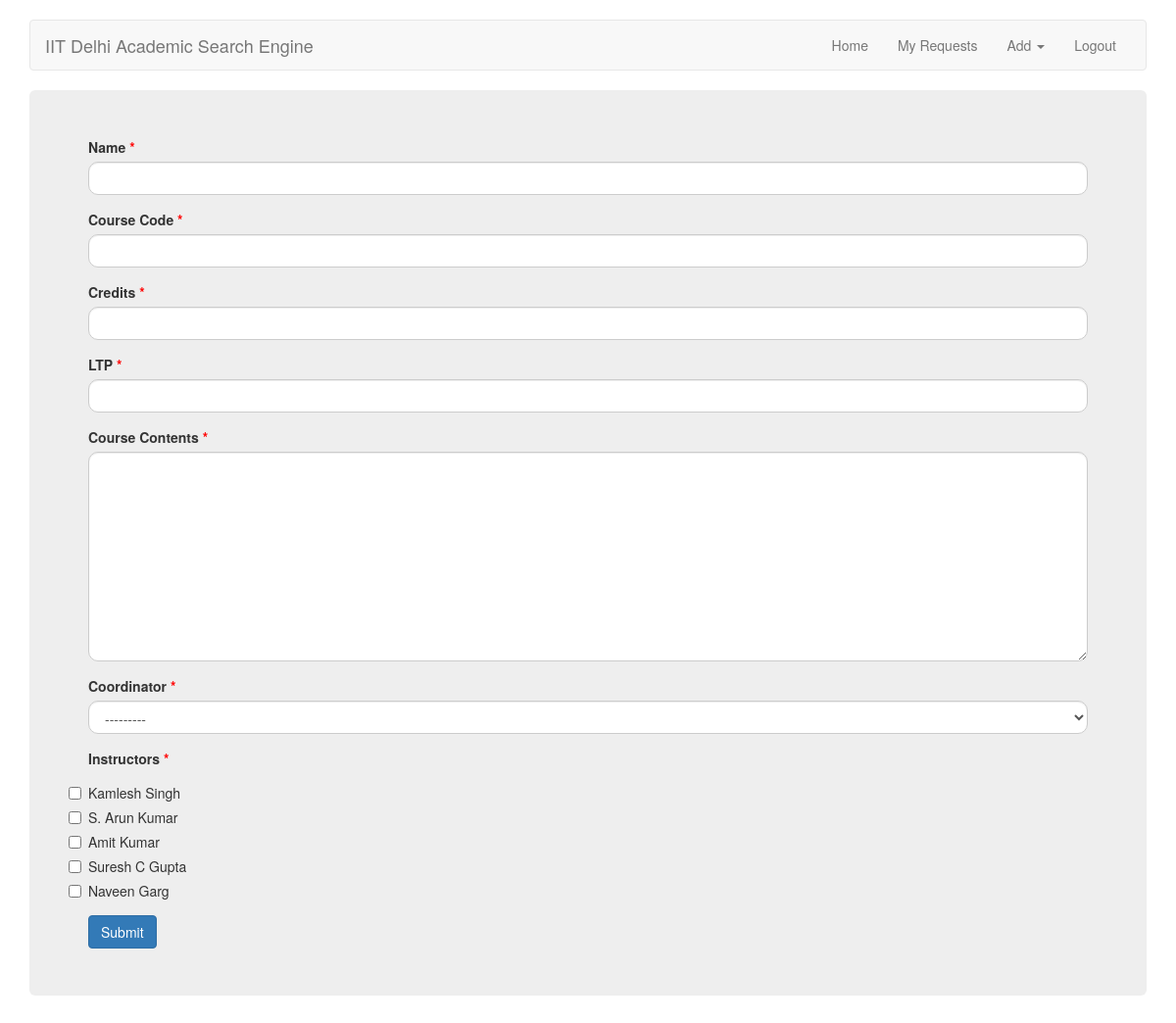
The app's page /add/course/ (signed in) with its own data.
### ASE/models.py (models this page shows, shortened)
class Course(models.Model):
	codeValidator = RegexValidator(regex=r'[A-Z]{3}\d{3}')
	code = models.CharField(max_length=10, primary_key=True, validators=[codeValidator], verbose_name="Course Code")
	name = models.CharField(max_length=50, verbose_name="Name")
	credits = models.PositiveIntegerField(validators=[MinValueValidator(1)], verbose_name="Credits")
	ltpValidator = RegexValidator(regex=r'\d-\d-\d')
	LTP = models.CharField(max_length=5, validators=[ltpValidator], verbose_name="LTP")
	contents = models.TextField(verbose_name="Course Contents")
	coordinator = models.ForeignKey(Faculty, on_delete=models.CASCADE, related_name='coordinated_course', verbose_name="Coordinator", null=True)
	instructors = models.ManyToManyField(Faculty, related_name='courses', verbose_name="Instructors")
	visible = models.BooleanField(default=True, verbose_name="Visible")

class Person(models.Model):
	name = models.CharField(max_length=200, verbose_name="Name")
	email = models.EmailField(max_length=254, verbose_name="E-mail")
	website = models.URLField(verbose_name='Website', blank=True, null=True)
	PERSON_TYPES = [(x,x) for x in ['Student', 'Faculty']]
	ptype = models.CharField(max_length=15, choices=PERSON_TYPES, verbose_name="Type")
	DEPARTMENTS = [(x,x) for x in ['CS','EE', 'HU']]
	department = models.CharField(max_length=50, choices=DEPARTMENTS, verbose_name="Department")
	visible = models.BooleanField(default=True, verbose_name="Visible")
	def __str__(self):
		return self.name
	class Meta:
		abstract = True

class Faculty(Person):
	researchInterests = models.TextField(verbose_name="Research Interests")

### ASE/views.py (the view)
# urls.py: url(r'^add/course/$', views.add_course, name='add_course'),
@login_required
def add_course(request):
    if request.method == "POST":
        form = CourseRequestForm(request.POST)
        if form.is_valid():
            course = form.save(commit=False)
            course.visible = False
            course.save()
            form.save_m2m() # required beacuase commit=False and course has m2m field
            courseRequest = CourseRequest(user=request.user, status='Pending', data=course)
            courseRequest.save()
            return HttpResponseRedirect(reverse('request_submitted'))
    else:
        form = CourseRequestForm()
    context = {'form': form, 'model_name': 'Course'}
    return render(request, 'add_page.html', context)

### ASE/forms.py
class CourseRequestForm(forms.ModelForm):
	class Meta:
		model = Course
		fields = ['name', 'code', 'credits', 'LTP', 'contents', 'coordinator', 'instructors']
		widgets = {'instructors': forms.CheckboxSelectMultiple}
	def __init__(self, *args, **kwargs):
		super(CourseRequestForm, self).__init__(*args, **kwargs)
		self.fields['instructors'].queryset = Faculty.objects.filter(visible=True)
		self.fields['coordinator'].queryset = Faculty.objects.filter(visible=True)

### ASE/templatetags/tags.py (called while the page is built)
@register.simple_tag
def active_page(request, view_name):
    from django.core.urlresolvers import resolve, Resolver404
    path = resolve(request.path_info)
    if not request:
        return ""
    try:
        return "active" if path.url_name == view_name else ""
    except Resolver404:
        return ""

@register.filter(name='addclass')
def addclass(value, arg):
    return value.as_widget(attrs={'class': arg})

@register.filter(name='is_checkboxes')
def is_checkboxes(form_field_obj):
    return form_field_obj.field.widget.__class__.__name__ == "CheckboxSelectMultiple"

@register.filter(name='has_group')
def has_group(user, group_name):
    try:
        group = Group.objects.get(name=group_name)
    except Group.DoesNotExist:
        return False
    return group in user.groups.all()

### ASE/templates/add_page.html (shortened to what this page needs)
{% extends "base.html" %}
{% load tags %}
{% block content %}
  <div class="jumbotron">
    <form class="form" action="." method="post">
      {% for field in form.visible_fields %}
        <div class="form-group">
          <label for="{{ field.auto_id }}">{{field.label}}
            {% if field.field.required %}
              <span class="required">*</span>
            {% endif %}
          </label>
          {% if field|is_checkboxes %}
            <div class="form-group">
              {% for checkbox in field %}
                <div class="checkbox">
                  {{ checkbox.tag }} {{ checkbox.choice_label }}
                </div>
              {% endfor %}
            </div>
          {% else %}
            {{field|addclass:'form-control'}}
          {% endif %}
        </div>
      {% endfor %}
      <button type="submit" class="btn btn-primary"> Submit </button>
    </form>
  </div>
{% endblock %}

### ASE/static/css/jumbotron.css (style rules this page uses)
body { padding-top: 2rem; }

### ASE/static/styles.css (style rules this page uses)
.form-control { border-radius: 10px; }
.required { color: red; font-weight:bold; }

### records on screen
Faculty: choice_label "Kamlesh Singh"
Faculty: choice_label "S. Arun Kumar"
Faculty: choice_label "Amit Kumar"
Faculty: choice_label "Suresh C Gupta"
Faculty: choice_label "Naveen Garg"

### other values on screen
{{ field.label }} "Name" "Course Code" "Credits" "LTP" "Course Contents" "Coordinator" "Instructors"
